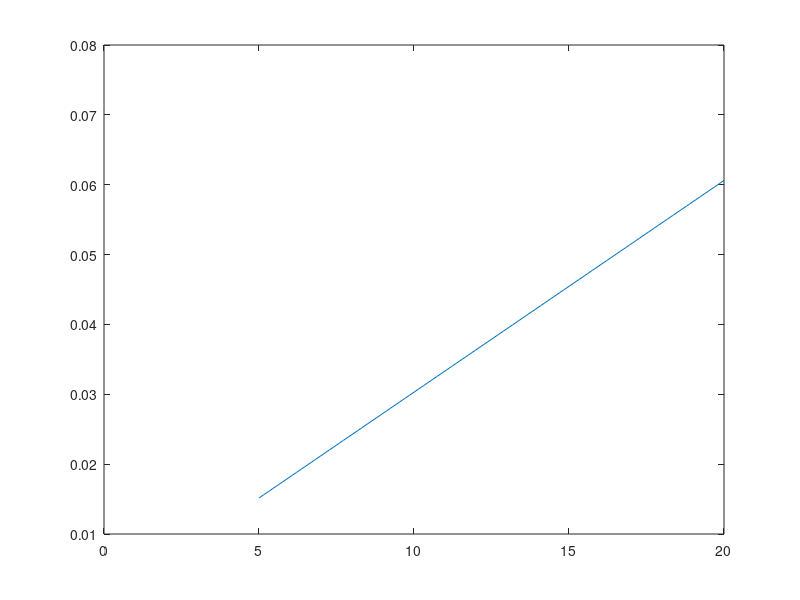
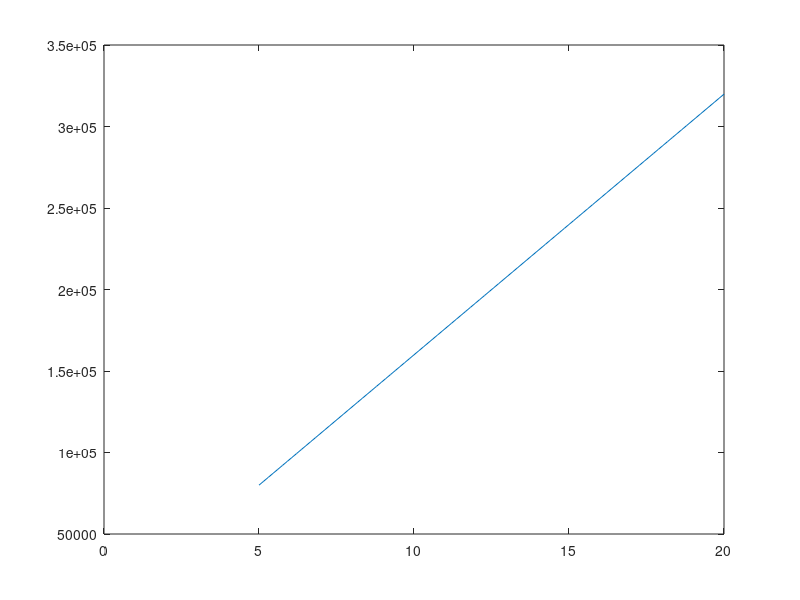
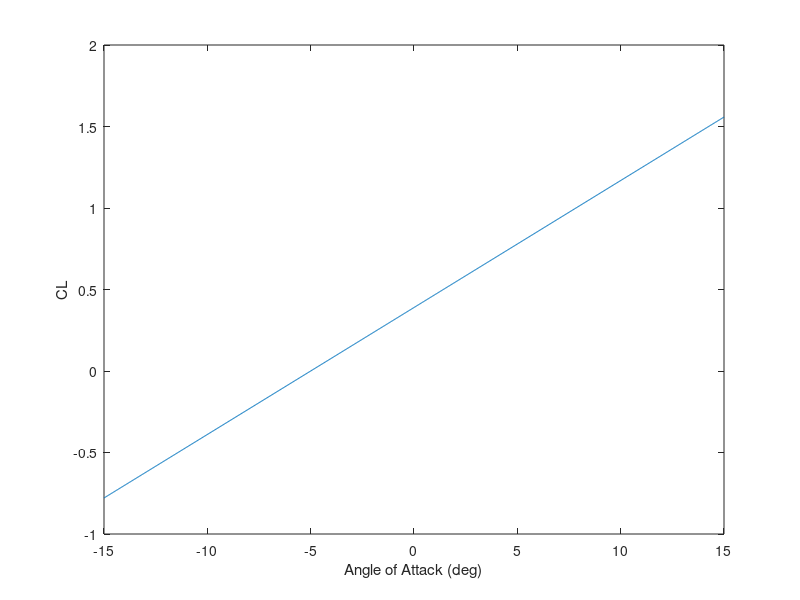
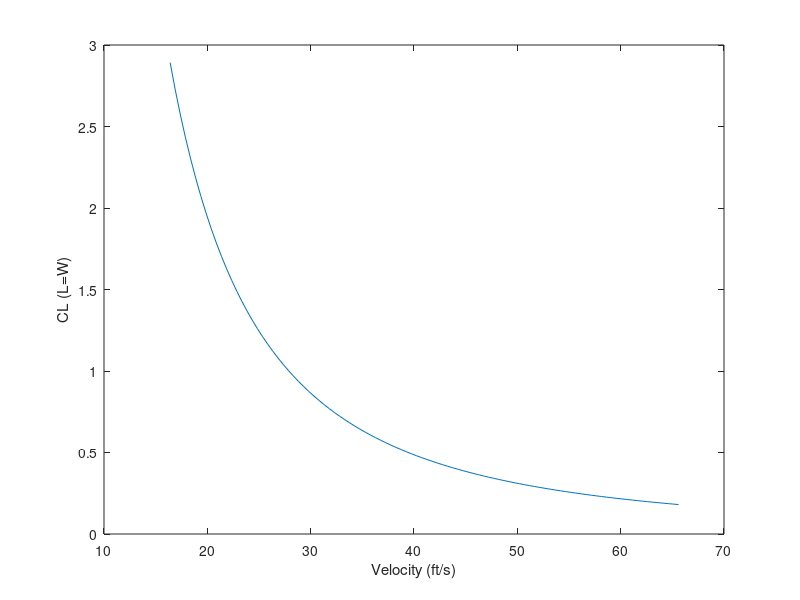

Source code (MATLAB) for these figures, in order:
clear
clc
close all

format bank

%%%%Wing Cube Loading - I get to decide this
WCL = 9;

%%%Weight Estimate (oz)
weight_servo = 3;
x_servo = 2; %%%in reference to the LE of the main wing
weight_battery = 5.0; %%
x_battery = -3;
weight_esc = 4; %%%  Power supply 
x_esc = -2;
weight_motor = 4; %% and propulsion
x_motor = -4;
weight_prop = 3; %% Thrust
x_prop = -4;
weight_receiver = 3;
x_receiver = 0;
weight_control_horns_rods = 2;
x_control_horns_rods = 0;
weight_fuselage = 16;
x_fuselage = 8;
weight = (weight_servo+weight_battery+weight_esc+weight_motor+weight_prop+weight_receiver+weight_control_horns_rods+weight_fuselage);
weight_lbf = weight/16;


disp(['Weight = ',num2str(weight),' oz'])

%%%One Design point is to pick a motor and figure out it's thrust
Thrust = 33; %%%Thrust tables online
TW = Thrust/weight

%%%This is another design point where you select the TW
%TW = 0.8;
%Thrust = TW*weight

%%%From here you can go online and find a motor
%%%That provides enough thrust. then you can compute the
%%%weight more accurately given the motor/battery weight.

%%%Now we can compute
%%% WCL = W/S^(3/2)
S = (weight/WCL)^(2/3)

%%%Choose Aspect Ratio
AR = 4.5

%%%Can Compute Wingspan now
b = sqrt(AR*S)

%%%Can compute chord now
c = S/b
c_SI = c/3.28;

%%%But first. Need a Flight Speed Regime
V_SI = linspace(5,20,100); %%%m/s
V = V_SI*3.28; %%%ft/s

%%%Density at altitude
rho_SI = 1.225; %%%kg/m^3
rho = 0.002378; %%%slugs/ft^3

%%%Compute Re
mu = 1.81e-5; %%%SI units
%format long g
Re = rho_SI * V_SI * c_SI / mu;

%%%Mach Number
a_inf = 330;
M = V_SI/a_inf;

figure()
plot(V_SI,M)
figure()
plot(V_SI,Re)

%%%MACH and RE NUMBER FOR XFLR5
%%% M = 0.05
%%% Re = 200000

%%%Pick an Airfoil
%%%Assume Re is 50,000 to 300,000

%%%PICK OUT ALL OF THESE VALUES FROM XFLR5
alpha0 = -5.0*pi/180; %%%ZERO LIFT AOA
alpha0_deg = alpha0*180/pi
Cla = 0.6/(-alpha0) %%%Lift curve slope

%%%Find the Lift Curve Slope of the wing
e = 0.9; %%%Efficiency
CLA = Cla/(1+Cla/(pi*e*AR))
CLA_deg = CLA*pi/180;

%%%Can find CL vs Alpha
alpha_deg = linspace(-15,15,1000);
alpha = alpha_deg*pi/180;
CL = CLA_deg*(alpha_deg-alpha0_deg);

figure()
plot(alpha_deg,CL)
xlabel('Angle of Attack (deg)')
ylabel('CL')

%%Now we can compute Angle of Attack as function of
%%velocity
%%% L = W = 0.5*rho*V^2*S*CL
%%% CL = 2*W/(rho*V^2*S)
CL_req = 2*weight_lbf./(rho*(V.^2)*S);
figure()
plot(V,CL_req)
xlabel('Velocity (ft/s)')
ylabel('CL (L=W)')

AoA_req_deg = CL_req/CLA_deg + alpha0_deg;
AoA_req = AoA_req_deg*pi/180;
figure()
plot(V,AoA_req_deg)
xlabel('Velocity (ft/s)')
ylabel('AoA (deg)')

%%%So for a given flight speed
%%%How much thrust do we need?
%%%Well Let's plot drag
Cd0 = 0.01; %%%This is the drag coefficient at zero lift
Cd2 = 0.037;

%%%Now let's get the Wing Drag Coefficients
CD0 = Cd0/(1+Cd0/(pi*e*AR))
CD2 = Cd2/(1+Cd2/(pi*e*AR))
CDf = 0.2; %%%Fuselage drag (get this from another program. SolidWorks, DATCOMM)

%%%Now we can compute CD
CD = CD0 + CD2*alpha.^2 + CDf;

figure()
plot(alpha_deg,CD)
xlabel('AoA (deg)')
ylabel('CD')

%%%%D = 0.5*rho*V^2*S*CD
%%Vary flight speed from 5:20 and we've already done that
%%%Compute AoA which we've done on line 82
%%Using that AoA compute Cl
Thrust_req = 0.5*rho*V.^2*S.*(CD0 + CD2*AoA_req.^2 + CDf);
figure()
plot(V,Thrust_req*16)
xlabel('Velocity (ft/s)')
ylabel('Thrust (oz)')

%%%Empennage design
%%%Assume percentage of main wing
bt = 0.5*b
ARt = AR
St = bt^2/ARt
ct = St/bt

xcg = ((weight_servo*x_servo+weight_battery*x_battery+weight_esc*x_esc+weight_motor*x_motor+weight_prop*x_prop+weight_receiver*x_receiver+weight_control_horns_rods*x_control_horns_rods+weight_fuselage*x_fuselage)/weight)/12

%%%%Then compute the aerodynamic center
xac = c/4

Sm = (xcg - xac)/c
